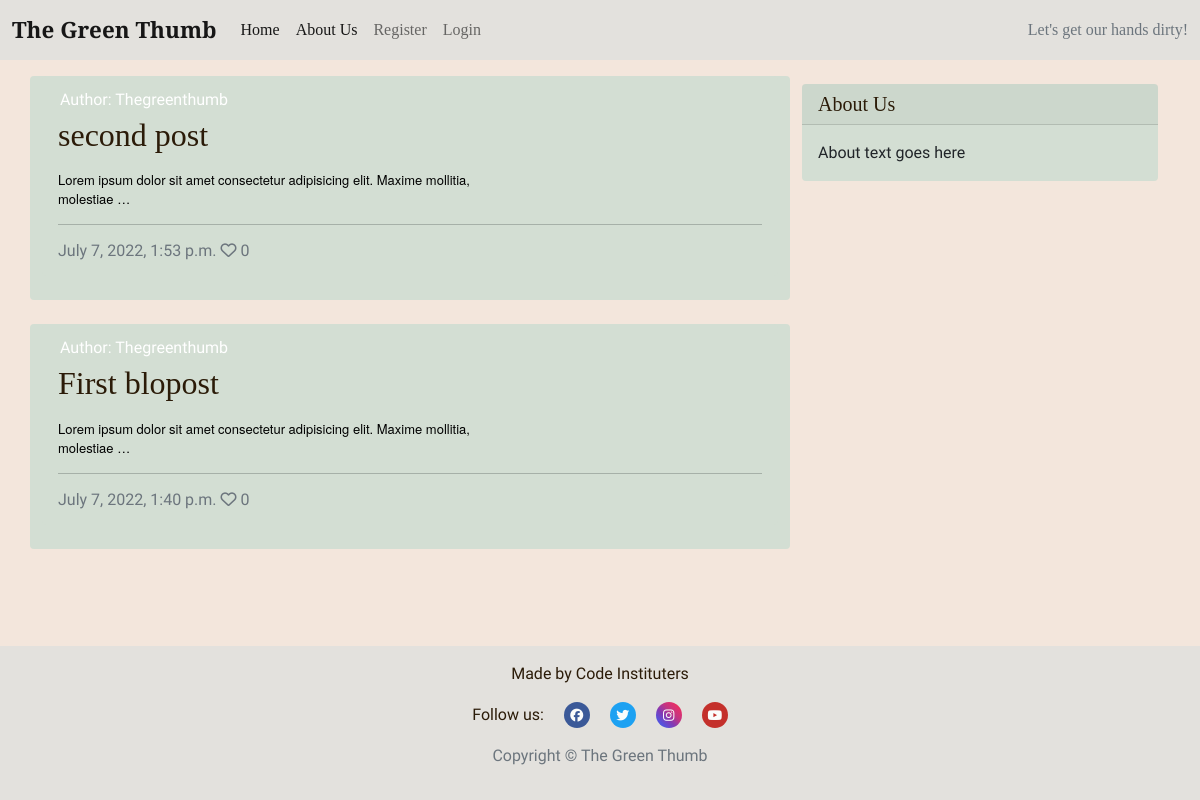
The app's page /, older data.
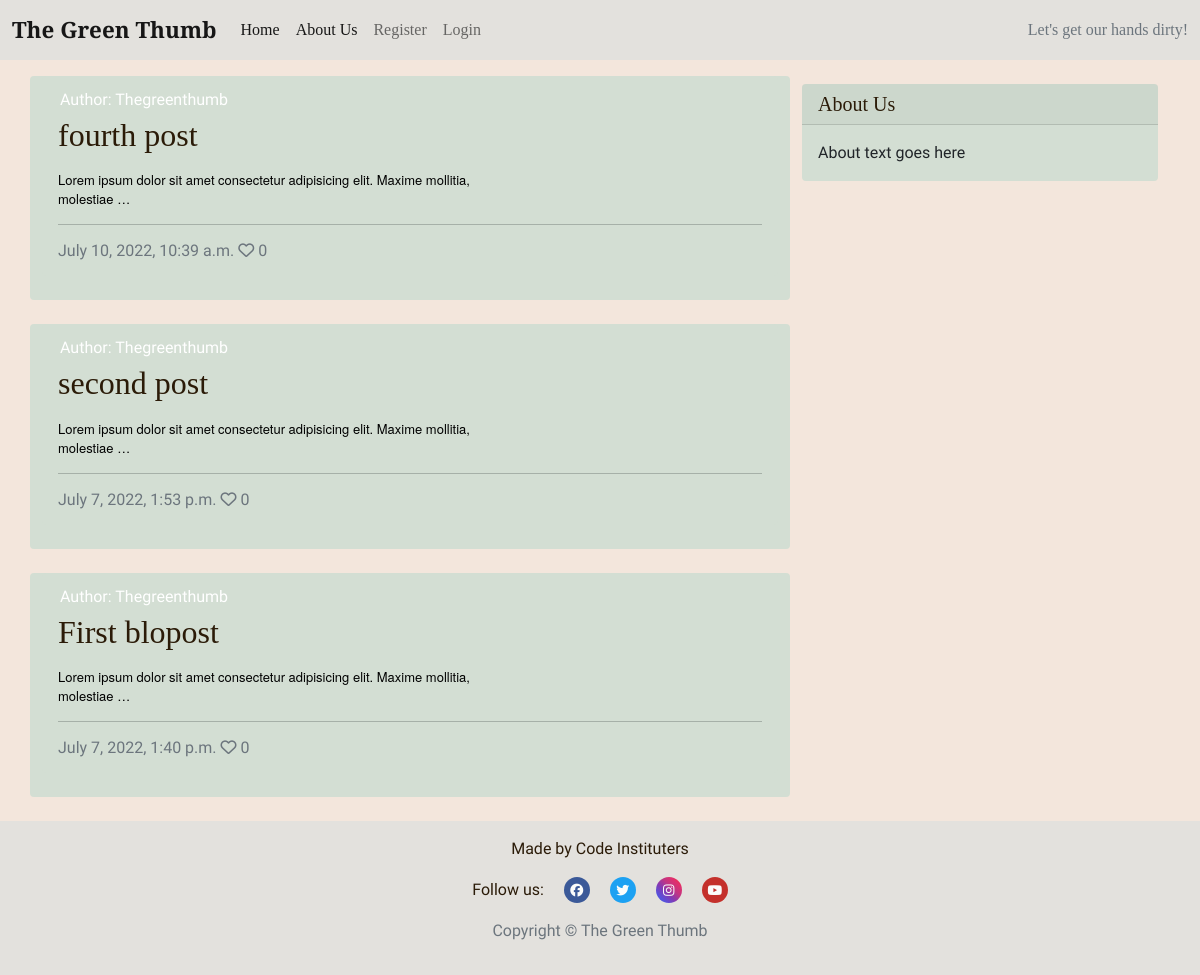
The same page, newer data.
### blog/models.py (models this page shows, shortened)
class BlogPost(models.Model):
    title = models.CharField(
        max_length=200, unique=True, null=False, blank=False)
    slug = models.SlugField(max_length=200, unique=True)
    created_on = models.DateTimeField(auto_now_add=True)
    updated_on = models.DateTimeField(auto_now=True)
    content = models.TextField(blank=True)
    excerpt = models.TextField(blank=True)
    author = models.ForeignKey(
        User, on_delete=models.CASCADE, related_name='blog_posts',
        default=id(0))
    status = models.IntegerField(choices=STATUS, default=0)
    featured_image = CloudinaryField('image', default='placeholder')
    likes = models.ManyToManyField(
        User, related_name='blogpost_like', blank=True)
    class Meta:
        ordering = ['-created_on']
    def number_of_likes(self):
        return self.likes.count()

### blog/views.py (the view)
# urls.py: path('', views.PostList.as_view(), name='home'),
class PostList(generic.ListView):
    model = BlogPost
    queryset = BlogPost.objects.filter(status=1).order_by('-created_on')
    context_object_name = 'post_list'
    template_name = 'index.html'
    paginate_by = 6

### templates/index.html (shortened to what this page needs)
{% extends "base.html" %}
{% block content %}
<div class="container">
    <div class="row">
        <div class="col-md-8 mt-3 left">
            <div class="row">
                {% for post in post_list %}
                <div class="card mb-4">
                    <div class="card mb-4">
                        <div class="card-body">
                            <div class="image-container">
                                <div class="image-flash">
                                    <p class="author">Author: {{ post.author }}</p>
                                </div>
                            </div>
                            <a href="{% url 'post_detail' post.slug %}" class="post-link">
                                <h2 class="card-title">{{ post.title }}</h2>
                                <p class="card-text">{{ post.content|truncatewords:50|safe }} </p>
                            </a>
                            <hr />
                            <p class="card-text text-muted h6">{{ post.created_on}} <i class="far fa-heart"></i>
                                {{ post.number_of_likes }}</p>
                        </div>
                    </div>
                </div>
                {% endfor %}
            </div>
        </div>
        {% block sidebar %}
        {% include 'sidebar.html' %}
        {% endblock sidebar %}
    </div>
</div>
{%endblock%}

Row changes from the older to the newer data that the page shows:
added BlogPost: author "Thegreenthumb", title "fourth post", content "Lorem ipsum dolor sit amet consectetur adipisicing elit. Maxime mollitia, molestiae …", created_on "July 10, 2022, 10:39 a.m.", number_of_likes "0"
